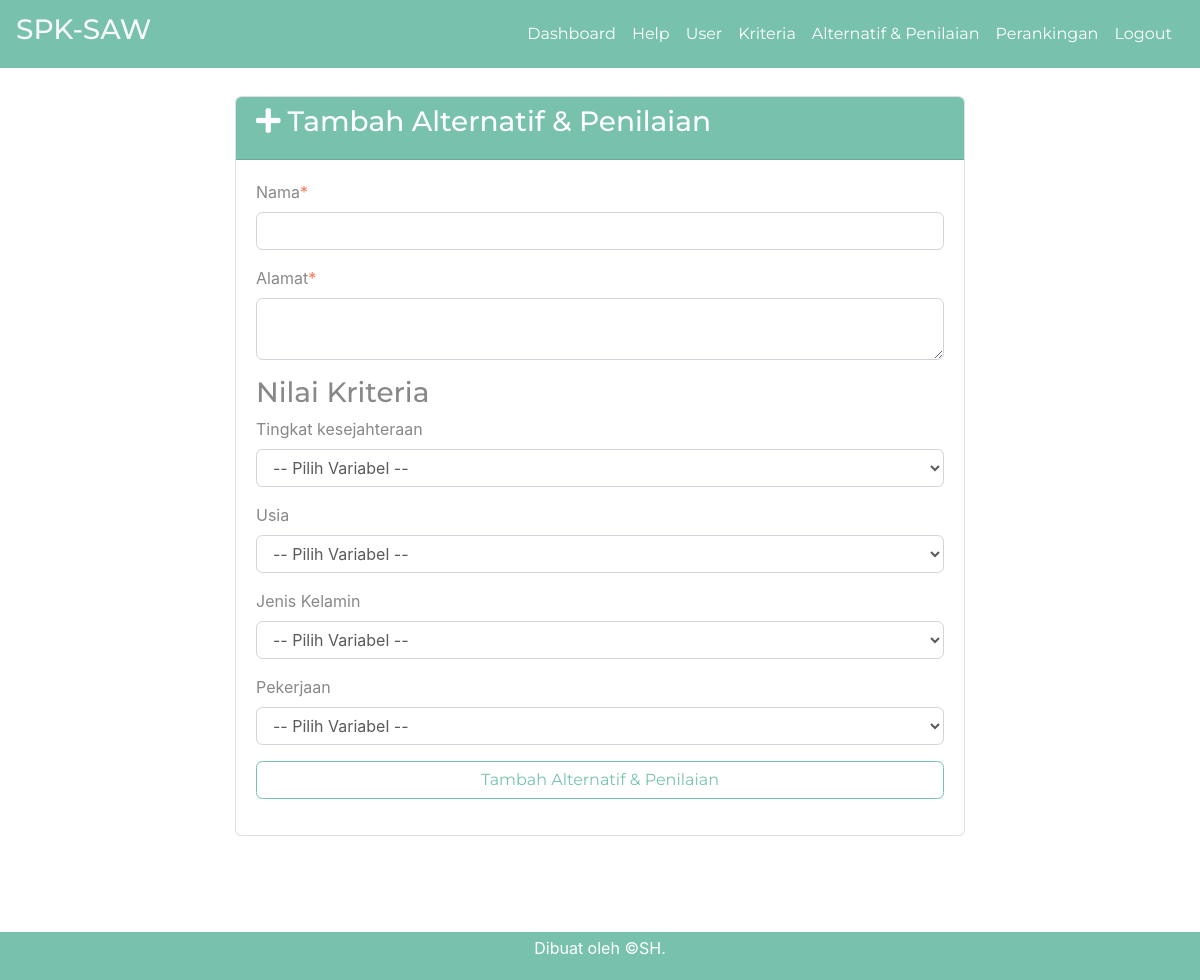
The page /tambah-alternatif.php (signed in) on the database its author committed.
### tables this page shows
CREATE TABLE `kriteria` (
  `id_kriteria` int(10) NOT NULL,
  `nama` varchar(30) NOT NULL,
  `type` enum('benefit','cost') NOT NULL,
  `bobot` float NOT NULL,
  `ada_pilihan` tinyint(1) DEFAULT NULL,
  `urutan_order` int(2) NOT NULL
);

### tambah-alternatif.php (the view, shortened to what this page needs)
<?php require_once('includes/init.php'); ?>
<?php
$nama_alternatif = (isset($_POST['nama_alternatif'])) ? trim($_POST['nama_alternatif']) : '';
$alamat = (isset($_POST['alamat'])) ? trim($_POST['alamat']) : '';
?>
<?php
require_once('head.php');
require_once('navbar.php');
?>
<div class="container pt-5 pb-5">
	<div class="row ">
		<div class="col col-md-8 mx-auto">
			<div class="card mb-5">
			<div class="card-header pt-2 bg-primary text-white">
				<h3> <i class="fa fa-plus" >&nbsp</i>Tambah Alternatif & Penilaian</h3>
			</div>
				<div class="card-body">
					<form action="tambah-alternatif.php" method="post">
						<div class="form-group">
							<label>Nama<span class="text-danger">*</span></label>
							<input type="text" class="form-control" name="nama_alternatif" value="<?php echo $nama_alternatif; ?>">
						</div>
						<div class="form-group">
							<label>Alamat<span class="text-danger">*</span></label>
							<textarea name="alamat" class="form-control" cols="30" rows="2"><?php echo $alamat; ?></textarea>
						</div>
						<h3>Nilai Kriteria</h3>
						<?php
						$query = $pdo->prepare('SELECT id_kriteria, nama, ada_pilihan FROM kriteria ORDER BY urutan_order ASC');
						$query->execute();
						$query->setFetchMode(PDO::FETCH_ASSOC);
						if($query->rowCount() > 0):
							while($kriteria = $query->fetch()):
							?>
								<div class="form-group">
									<label><?php echo $kriteria['nama']; ?></label>
									<?php if(!$kriteria['ada_pilihan']): ?>
										<input type="number" class="form-control" step="0.001" name="kriteria[<?php echo $kriteria['id_kriteria']; ?>]">
									<?php else: ?>
										<select name="kriteria[<?php echo $kriteria['id_kriteria']; ?>]" class="form-control">
											<option >-- Pilih Variabel --</option>
										</select>
									<?php endif; ?>
								</div>
							<?php
							endwhile;
						else:
							echo '<p>Kriteria masih kosong.</p>';
						endif;
						?>
						<div class="form-group">
							<button type="submit" name="submit" value="submit" class="btn btn-outline-primary form-control">Tambah Alternatif & Penilaian</button>
						</div>
					</form>
				</div>
			</div>
			</div>
		</div>
	</div>
<?php
require_once('foot.php');

### rows shown on the page
kriteria: nama "Tingkat kesejahteraan", id_kriteria "-- Pilih Variabel --"
kriteria: nama "Usia", id_kriteria "-- Pilih Variabel --"
kriteria: nama "Jenis Kelamin", id_kriteria "-- Pilih Variabel --"
kriteria: nama "Pekerjaan", id_kriteria "-- Pilih Variabel --"
